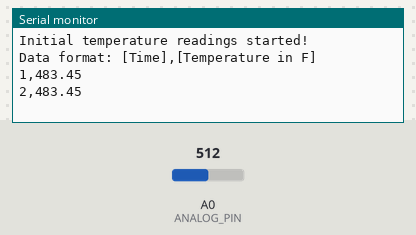
A sketch run on a simulated Arduino Uno, built with avr-gcc and run on an emulated ATmega328P. On the bench: the last lines printed to the serial monitor. The test bench sets the inputs (shaded band); at power-on: A0 (ANALOG_PIN) = 512.

Above: at 1.8 s.
1.9 s: A0 (ANALOG_PIN) set to 716
At 2.7 s:
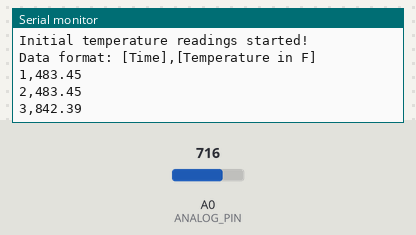
At 7.3 s:
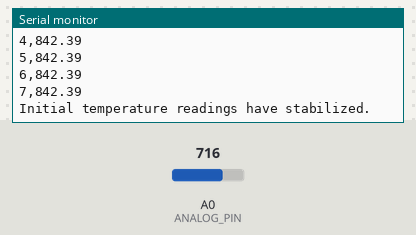
Timing chart, 0 to 8.8 s (numbered marks = the images above; inputs shaded):
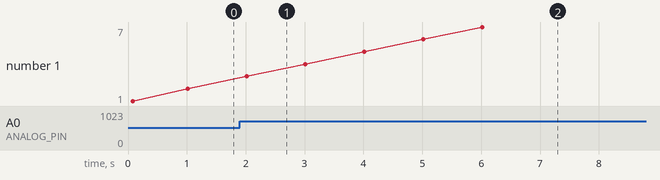

The sketch:

Project2.ino
```cpp
/*
  EN.605.715.81.SP26 Software Development for Real-Time Embedded Systems
  Han Nguyen, Matthew Neufeld, Xinyu Xiao | February 7th, 2026
  Project 2 - Serial Transmission of Temperature
  Project Requirement: Calibrate a temperature sensor connected to an Arduino.

  Using a Round Robbin with Interrupts design, get the Arduino to capture the
  temperature and convert to Fahrenheit

  After the temperature has stabilized, start recording the Arduino
  temperature at a periodic rate of around 10s at room temperature, continue
  to record periodic temperatures after placing the Arduino in the refrigerator
  for 5 minutes, and continue to record periodic temperatures after removing
  from refrigerator and staying in the room for 5 minutes.

  You should have the ISR on a timer, such that it runs about every 10 seconds
  Transmit the time and temp across a Serial bus like USB to your Host,
  others could be SPI or I2C if your Host had one of those busses.
  Export as a comma separated value file, read into a spreadsheet program
  and plot the temperature vs time since we began the program/timer
*/

//Parameters
#define ANALOG_PIN A0          //Set the ADC pin used
#define ANALOG_REF 5.0         //Analog Reference is +5V for Arduino UNO R3
#define calibrationValue 0.57  //Temperature measurement calibration value
#define circularBufferSize 5   //Size of the circular buffer to determine that measurement is stable
#define readingStableDelta 2   //Maximum delta to initially determine that temperature has stabilized

//Measurement Variables
volatile float rawAnalogInput;        //Analog input read by ISR
float localRaw = 0.0;                 //Analog input copied in main loop
float voltageInput;                   //Calculated voltage input based on analog reference
float temperatureInputC;              //Calculated input temperature in C
float temperatureInputF;              //Calculated input temperature in F
volatile bool newMeasurement = false; //ISR flag to main loop if a new measurement is available
volatile byte ISRCounter = 0;         //ISR counter how many interrupts occured

//Circular Buffer Variables
float rawAnalogInputBuffer[circularBufferSize] = {0.0, 0.0, 0.0, 0.0, 0.0};
byte rawAnalogInputIndex = 0;
int readingCount = 0;
volatile bool stabilizedReading = false;
float maxReadingDelta = 0;
volatile unsigned long secondsSinceStart = 0;  //Seconds since recording started incremented by ISR
unsigned long localSecondsSinceStart = 0;      //Local seconds since start copied in main loop

//Arduino UNO R3 Specifications:
//Default: 10-bit ADC
//Map input voltages: (0, +5VDC) -> (0, 1023)
//Resolution: 5 V / 1023 units or 0.0049 volts (4.9 mV) per unit.
float analogToVoltageMultiplier = ANALOG_REF / 1023.0;

void setup() {
  //Arduino Uno R3 Timer #1 Setup
  //System Clock - 16 MHz
  //Selecting prescaler to 256: Timer 1 Frequency = 16MHz/256 = 62.5 KHz
  //Pulse Time = 1/62.5 KHz =  16us
  //For a 1s timer: 1s/16us = 62500. This is the value the OCR register should have
  //We cannot do 10 seconds because Timer1 is only 16-bit, so max value is 65,535
  //Reference: https://electronoobs.com/eng_arduino_tut140.php
  cli();                    // Stop interrupts until settings are done
  TCCR1A = 0;               // Reset entire TCCR1A to 0
  TCCR1B = 0;               // Reset entire TCCR1B to 0
  TCCR1B |= B00000100;      // Set CS12 | CS11 | CS10 to 100 so we get prescalar 256
  TIMSK1 |= B00000010;      // Set OCIE1A to 1 so we enable compare match A
  OCR1A = 62500 - 1;        // Set OCR register for compare (Counts are 0..OCR1A inclusive)
  Serial.begin(9600);
  analogReference(DEFAULT); //Set analog read resolution
  Serial.println("Initial temperature readings started!");
  Serial.println("Data format: [Time],[Temperature in F]");
  sei();                    //Enable back the interrupts
}
void loop() {
  // Measurement
  if (newMeasurement) {
    noInterrupts();            //Begin critical section
    localRaw = rawAnalogInput; //Copy analog input read by ISR
    localSecondsSinceStart = secondsSinceStart;
    newMeasurement = false;    //Flag for new measurement
    interrupts();              //End critical section
    voltageInput = localRaw * analogToVoltageMultiplier;
    temperatureInputC = (voltageInput - 1.25) / 0.005;
    temperatureInputF = temperatureInputC*1.8 + 32;

    //Put value in buffer
    rawAnalogInputBuffer[rawAnalogInputIndex] = temperatureInputF;
    if (rawAnalogInputIndex < (circularBufferSize - 1) ) {
      rawAnalogInputIndex++;
      readingCount++;
    } else {
      rawAnalogInputIndex = 0;
      readingCount++;
    }
    Serial.print(localSecondsSinceStart);
    Serial.print(",");
    Serial.println(temperatureInputF + calibrationValue);
  }

  // Stabilization Calculation
  if (!stabilizedReading) {
    maxReadingDelta = 0;
    for (byte i = 0; i <= circularBufferSize - 2; i++) {
      if ( (abs(rawAnalogInputBuffer[i+1] - rawAnalogInputBuffer[i])) > maxReadingDelta ) {
        maxReadingDelta = abs(rawAnalogInputBuffer[i+1] - rawAnalogInputBuffer[i]);
      }
    }
    if (maxReadingDelta <= readingStableDelta && readingCount > circularBufferSize - 1) {
      stabilizedReading = true;
      Serial.println("Initial temperature readings have stabilized.");
    }
  }
  //Error checking - should only have values between 0 and 1023
  if (localRaw < 0.0) {
    Serial.println("Analog Read Low Error! Value less than zero.");
  }
  if (localRaw > 1023.0) {
    Serial.println("Analog Read High Error! Value more than 1023.");
  }
}

//Interrupt Service Routine:
//With the settings above, this IRS will trigger each 1000ms.
//We will only read the raw analog input here to keep the interrupt short.
ISR(TIMER1_COMPA_vect){
  //Set the timer back to 0 to reset for the next interrupt
  TCNT1  = 0;
  secondsSinceStart++; //Increment seconds since start
  if (!stabilizedReading) {
    //If readings are not stabilized, read every second
    rawAnalogInput = analogRead(ANALOG_PIN); //Okay to do analogRead at 1 Hz
    newMeasurement = true;
  } else {
    //If readings are stabilized, read every 10 seconds
    ISRCounter++; //Increase the counter every second
    if (ISRCounter >= 10) {
      rawAnalogInput = analogRead(ANALOG_PIN); //Okay to do analogRead at 0.1 Hz
      newMeasurement = true;
      ISRCounter = 0;
    }
  }
}
```

Measured:
- after the input at 1.9 s, the serial monitor: prints a new line after 0.12 s (image 1)
- plotted number 1: 2 → 7 after the input at 1.9 s
